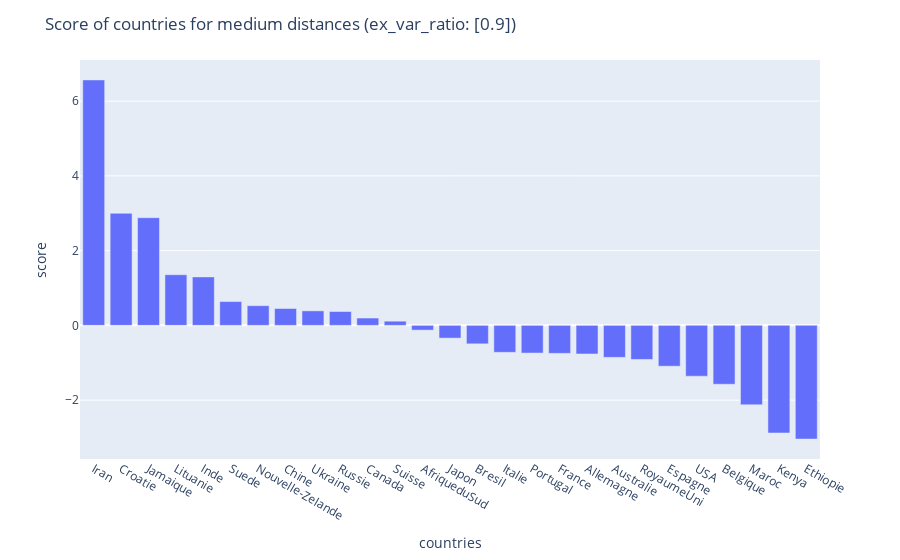

Notebook cell for this chart:
### Code cell
# plot scores for short distances
import plotly.express as px

fig = px.bar(
    score_long,
    y=0
)

fig.update_layout(
    title=f"Score of countries for medium distances (ex_var_ratio: {explained_var_ratio.round(2)})",
    yaxis_title="score", 
    xaxis_title="countries"
)
fig.show()

### Figure 1 — Plotly figure (JSON) as saved in the notebook; plotly's stock layout.template omitted (floating-point values rounded to 4 significant figures)
{"data": [{"alignmentgroup": "True", "hovertemplate": "index=%{x}<br>0=%{y}<extra></extra>", "legendgroup": "", "marker": {"color": "#636efa"}, "name": "", "offsetgroup": "", "orientation": "v", "showlegend": false, "textposition": "auto", "type": "bar", "x": ["Iran", "Croatie", "Jamaique", "Lituanie", "Inde", "Suede", "Nouvelle-Zelande", "Chine", "Ukraine", "Russie", "Canada", "Suisse", "AfriqueduSud", "Japon", "Bresil", "Italie", "Portugal", "France", "Allemagne", "Australie", "RoyaumeUni", "Espagne", "USA", "Belgique", "Maroc", "Kenya", "Ethiopie"], "xaxis": "x", "y": [6.566, 2.998, 2.881, 1.355, 1.297, 0.6374, 0.5264, 0.451, 0.3882, 0.3703, 0.196, 0.1119, -0.1275, -0.3409, -0.4943, -0.7211, -0.7408, -0.7489, -0.7653, -0.8559, -0.9116, -1.093, -1.36, -1.575, -2.124, -2.879, -3.041], "yaxis": "y"}], "layout": {"barmode": "relative", "legend": {"tracegroupgap": 0}, "margin": {"t": 60}, "title": {"text": "Score of countries for medium distances (ex_var_ratio: [0.9])"}, "xaxis": {"anchor": "y", "domain": [0, 1], "title": {"text": "countries"}}, "yaxis": {"anchor": "x", "domain": [0, 1], "title": {"text": "score"}}}}
